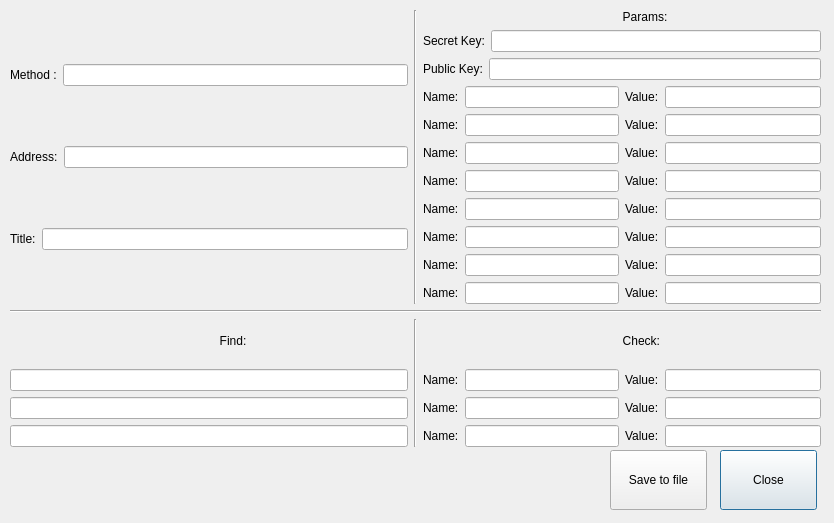
<?xml version="1.0" encoding="UTF-8"?>
<ui version="4.0">
 <class>NewLine</class>
 <widget class="QDialog" name="NewLine">
  <property name="geometry">
   <rect>
    <x>0</x>
    <y>0</y>
    <width>834</width>
    <height>523</height>
   </rect>
  </property>
  <property name="windowTitle">
   <string>New Line</string>
  </property>
  <widget class="QWidget" name="verticalLayoutWidget_5">
   <property name="geometry">
    <rect>
     <x>10</x>
     <y>10</y>
     <width>811</width>
     <height>437</height>
    </rect>
   </property>
   <layout class="QVBoxLayout" name="verticalLayout_5">
    <item>
     <layout class="QHBoxLayout" name="horizontalLayout_40">
      <item>
       <layout class="QVBoxLayout" name="verticalLayout_4">
        <item>
         <layout class="QHBoxLayout" name="horizontalLayout">
          <item>
           <widget class="QLabel" name="label">
            <property name="text">
             <string>Method &lt;GET/POST&gt;:</string>
            </property>
           </widget>
          </item>
          <item>
           <widget class="QLineEdit" name="newMethod"/>
          </item>
         </layout>
        </item>
        <item>
         <layout class="QHBoxLayout" name="horizontalLayout_2">
          <item>
           <widget class="QLabel" name="label_2">
            <property name="text">
             <string>Address:</string>
            </property>
           </widget>
          </item>
          <item>
           <widget class="QLineEdit" name="newAddress"/>
          </item>
         </layout>
        </item>
        <item>
         <layout class="QHBoxLayout" name="horizontalLayout_3">
          <item>
           <widget class="QLabel" name="label_3">
            <property name="text">
             <string>Title:</string>
            </property>
           </widget>
          </item>
          <item>
           <widget class="QLineEdit" name="newTitle"/>
          </item>
         </layout>
        </item>
       </layout>
      </item>
      <item>
       <widget class="Line" name="line">
        <property name="orientation">
         <enum>Qt::Vertical</enum>
        </property>
       </widget>
      </item>
      <item>
       <layout class="QVBoxLayout" name="verticalLayout">
        <item>
         <widget class="QLabel" name="label_22">
          <property name="text">
           <string>                                                            Params:</string>
          </property>
         </widget>
        </item>
        <item>
         <layout class="QHBoxLayout" name="horizontalLayout_28">
          <item>
           <widget class="QLabel" name="label_20">
            <property name="text">
             <string>Secret Key:</string>
            </property>
           </widget>
          </item>
          <item>
           <widget class="QLineEdit" name="sKey"/>
          </item>
         </layout>
        </item>
        <item>
         <layout class="QHBoxLayout" name="horizontalLayout_29">
          <item>
           <widget class="QLabel" name="label_21">
            <property name="text">
             <string>Public Key:</string>
            </property>
           </widget>
          </item>
          <item>
           <widget class="QLineEdit" name="pKey"/>
          </item>
         </layout>
        </item>
        <item>
         <layout class="QHBoxLayout" name="horizontalLayout_6">
          <item>
           <layout class="QHBoxLayout" name="horizontalLayout_4">
            <item>
             <widget class="QLabel" name="label_4">
              <property name="text">
               <string>Name:</string>
              </property>
             </widget>
            </item>
            <item>
             <widget class="QLineEdit" name="p_one_name"/>
            </item>
           </layout>
          </item>
          <item>
           <layout class="QHBoxLayout" name="horizontalLayout_5">
            <item>
             <widget class="QLabel" name="label_5">
              <property name="text">
               <string>Value:</string>
              </property>
             </widget>
            </item>
            <item>
             <widget class="QLineEdit" name="p_one_value"/>
            </item>
           </layout>
          </item>
         </layout>
        </item>
        <item>
         <layout class="QHBoxLayout" name="horizontalLayout_7">
          <item>
           <layout class="QHBoxLayout" name="horizontalLayout_8">
            <item>
             <widget class="QLabel" name="label_6">
              <property name="text">
               <string>Name:</string>
              </property>
             </widget>
            </item>
            <item>
             <widget class="QLineEdit" name="p_two_name"/>
            </item>
           </layout>
          </item>
          <item>
           <layout class="QHBoxLayout" name="horizontalLayout_9">
            <item>
             <widget class="QLabel" name="label_7">
              <property name="text">
               <string>Value:</string>
              </property>
             </widget>
            </item>
            <item>
             <widget class="QLineEdit" name="p_two_value"/>
            </item>
           </layout>
          </item>
         </layout>
        </item>
        <item>
         <layout class="QHBoxLayout" name="horizontalLayout_10">
          <item>
           <layout class="QHBoxLayout" name="horizontalLayout_11">
            <item>
             <widget class="QLabel" name="label_8">
              <property name="text">
               <string>Name:</string>
              </property>
             </widget>
            </item>
            <item>
             <widget class="QLineEdit" name="p_three_name"/>
            </item>
           </layout>
          </item>
          <item>
           <layout class="QHBoxLayout" name="horizontalLayout_12">
            <item>
             <widget class="QLabel" name="label_9">
              <property name="text">
               <string>Value:</string>
              </property>
             </widget>
            </item>
            <item>
             <widget class="QLineEdit" name="p_three_value"/>
            </item>
           </layout>
          </item>
         </layout>
        </item>
        <item>
         <layout class="QHBoxLayout" name="horizontalLayout_19">
          <item>
           <layout class="QHBoxLayout" name="horizontalLayout_20">
            <item>
             <widget class="QLabel" name="label_14">
              <property name="text">
               <string>Name:</string>
              </property>
             </widget>
            </item>
            <item>
             <widget class="QLineEdit" name="p_four_name"/>
            </item>
           </layout>
          </item>
          <item>
           <layout class="QHBoxLayout" name="horizontalLayout_21">
            <item>
             <widget class="QLabel" name="label_15">
              <property name="text">
               <string>Value:</string>
              </property>
             </widget>
            </item>
            <item>
             <widget class="QLineEdit" name="p_four_value"/>
            </item>
           </layout>
          </item>
         </layout>
        </item>
        <item>
         <layout class="QHBoxLayout" name="horizontalLayout_13">
          <item>
           <layout class="QHBoxLayout" name="horizontalLayout_14">
            <item>
             <widget class="QLabel" name="label_10">
              <property name="text">
               <string>Name:</string>
              </property>
             </widget>
            </item>
            <item>
             <widget class="QLineEdit" name="p_five_name"/>
            </item>
           </layout>
          </item>
          <item>
           <layout class="QHBoxLayout" name="horizontalLayout_15">
            <item>
             <widget class="QLabel" name="label_11">
              <property name="text">
               <string>Value:</string>
              </property>
             </widget>
            </item>
            <item>
             <widget class="QLineEdit" name="p_five_value"/>
            </item>
           </layout>
          </item>
         </layout>
        </item>
        <item>
         <layout class="QHBoxLayout" name="horizontalLayout_16">
          <item>
           <layout class="QHBoxLayout" name="horizontalLayout_17">
            <item>
             <widget class="QLabel" name="label_12">
              <property name="text">
               <string>Name:</string>
              </property>
             </widget>
            </item>
            <item>
             <widget class="QLineEdit" name="p_six_name"/>
            </item>
           </layout>
          </item>
          <item>
           <layout class="QHBoxLayout" name="horizontalLayout_18">
            <item>
             <widget class="QLabel" name="label_13">
              <property name="text">
               <string>Value:</string>
              </property>
             </widget>
            </item>
            <item>
             <widget class="QLineEdit" name="p_six_value"/>
            </item>
           </layout>
          </item>
         </layout>
        </item>
        <item>
         <layout class="QHBoxLayout" name="horizontalLayout_25">
          <item>
           <layout class="QHBoxLayout" name="horizontalLayout_26">
            <item>
             <widget class="QLabel" name="label_18">
              <property name="text">
               <string>Name:</string>
              </property>
             </widget>
            </item>
            <item>
             <widget class="QLineEdit" name="p_seven_name"/>
            </item>
           </layout>
          </item>
          <item>
           <layout class="QHBoxLayout" name="horizontalLayout_27">
            <item>
             <widget class="QLabel" name="label_19">
              <property name="text">
               <string>Value:</string>
              </property>
             </widget>
            </item>
            <item>
             <widget class="QLineEdit" name="p_seven_value"/>
            </item>
           </layout>
          </item>
         </layout>
        </item>
        <item>
         <layout class="QHBoxLayout" name="horizontalLayout_22">
          <item>
           <layout class="QHBoxLayout" name="horizontalLayout_23">
            <item>
             <widget class="QLabel" name="label_16">
              <property name="text">
               <string>Name:</string>
              </property>
             </widget>
            </item>
            <item>
             <widget class="QLineEdit" name="p_eight_name"/>
            </item>
           </layout>
          </item>
          <item>
           <layout class="QHBoxLayout" name="horizontalLayout_24">
            <item>
             <widget class="QLabel" name="label_17">
              <property name="text">
               <string>Value:</string>
              </property>
             </widget>
            </item>
            <item>
             <widget class="QLineEdit" name="p_eight_value"/>
            </item>
           </layout>
          </item>
         </layout>
        </item>
       </layout>
      </item>
     </layout>
    </item>
    <item>
     <widget class="Line" name="line_3">
      <property name="orientation">
       <enum>Qt::Horizontal</enum>
      </property>
     </widget>
    </item>
    <item>
     <layout class="QHBoxLayout" name="horizontalLayout_39">
      <item>
       <layout class="QVBoxLayout" name="verticalLayout_2">
        <item>
         <widget class="QLabel" name="label_23">
          <property name="text">
           <string>                                                               Find:</string>
          </property>
         </widget>
        </item>
        <item>
         <widget class="QLineEdit" name="findOne"/>
        </item>
        <item>
         <widget class="QLineEdit" name="findTwo"/>
        </item>
        <item>
         <widget class="QLineEdit" name="findThree"/>
        </item>
       </layout>
      </item>
      <item>
       <widget class="Line" name="line_2">
        <property name="orientation">
         <enum>Qt::Vertical</enum>
        </property>
       </widget>
      </item>
      <item>
       <layout class="QVBoxLayout" name="verticalLayout_3">
        <item>
         <widget class="QLabel" name="label_30">
          <property name="text">
           <string>                                                            Check:</string>
          </property>
         </widget>
        </item>
        <item>
         <layout class="QHBoxLayout" name="horizontalLayout_30">
          <item>
           <layout class="QHBoxLayout" name="horizontalLayout_31">
            <item>
             <widget class="QLabel" name="label_24">
              <property name="text">
               <string>Name:</string>
              </property>
             </widget>
            </item>
            <item>
             <widget class="QLineEdit" name="check_one_name"/>
            </item>
           </layout>
          </item>
          <item>
           <layout class="QHBoxLayout" name="horizontalLayout_32">
            <item>
             <widget class="QLabel" name="label_25">
              <property name="text">
               <string>Value:</string>
              </property>
             </widget>
            </item>
            <item>
             <widget class="QLineEdit" name="check_one_value"/>
            </item>
           </layout>
          </item>
         </layout>
        </item>
        <item>
         <layout class="QHBoxLayout" name="horizontalLayout_33">
          <item>
           <layout class="QHBoxLayout" name="horizontalLayout_34">
            <item>
             <widget class="QLabel" name="label_26">
              <property name="text">
               <string>Name:</string>
              </property>
             </widget>
            </item>
            <item>
             <widget class="QLineEdit" name="check_two_name"/>
            </item>
           </layout>
          </item>
          <item>
           <layout class="QHBoxLayout" name="horizontalLayout_35">
            <item>
             <widget class="QLabel" name="label_27">
              <property name="text">
               <string>Value:</string>
              </property>
             </widget>
            </item>
            <item>
             <widget class="QLineEdit" name="check_two_value"/>
            </item>
           </layout>
          </item>
         </layout>
        </item>
        <item>
         <layout class="QHBoxLayout" name="horizontalLayout_36">
          <item>
           <layout class="QHBoxLayout" name="horizontalLayout_37">
            <item>
             <widget class="QLabel" name="label_28">
              <property name="text">
               <string>Name:</string>
              </property>
             </widget>
            </item>
            <item>
             <widget class="QLineEdit" name="check_three_name"/>
            </item>
           </layout>
          </item>
          <item>
           <layout class="QHBoxLayout" name="horizontalLayout_38">
            <item>
             <widget class="QLabel" name="label_29">
              <property name="text">
               <string>Value:</string>
              </property>
             </widget>
            </item>
            <item>
             <widget class="QLineEdit" name="check_three_value"/>
            </item>
           </layout>
          </item>
         </layout>
        </item>
       </layout>
      </item>
     </layout>
    </item>
   </layout>
  </widget>
  <widget class="QPushButton" name="closeBtn">
   <property name="geometry">
    <rect>
     <x>720</x>
     <y>450</y>
     <width>97</width>
     <height>60</height>
    </rect>
   </property>
   <property name="minimumSize">
    <size>
     <width>97</width>
     <height>60</height>
    </size>
   </property>
   <property name="text">
    <string>Close</string>
   </property>
  </widget>
  <widget class="QPushButton" name="saveBtn">
   <property name="geometry">
    <rect>
     <x>610</x>
     <y>450</y>
     <width>97</width>
     <height>60</height>
    </rect>
   </property>
   <property name="minimumSize">
    <size>
     <width>97</width>
     <height>60</height>
    </size>
   </property>
   <property name="text">
    <string>Save to file</string>
   </property>
  </widget>
 </widget>
 <resources/>
 <connections/>
</ui>
